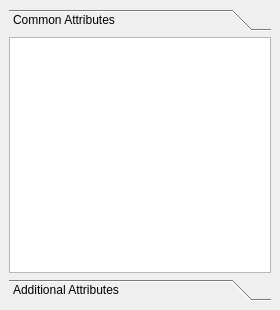
<?xml version="1.0" encoding="UTF-8"?>
<ui version="4.0">
 <class>Loader_Script_Options_DockWidget</class>
 <widget class="QDockWidget" name="Loader_Script_Options_DockWidget">
  <property name="geometry">
   <rect>
    <x>0</x>
    <y>0</y>
    <width>280</width>
    <height>310</height>
   </rect>
  </property>
  <property name="windowTitle">
   <string>Loader Script Options</string>
  </property>
  <widget class="QWidget" name="Loader_Script_Options_dockWidgetContents">
   <layout class="QGridLayout" name="Loader_Script_Options_dockWidgetContents_gridLayout">
    <item row="0" column="0">
     <widget class="QToolBox" name="Loader_Script_Options_toolBox">
      <property name="currentIndex">
       <number>0</number>
      </property>
      <widget class="QWidget" name="Common_Attributes_page">
       <property name="geometry">
        <rect>
         <x>0</x>
         <y>0</y>
         <width>256</width>
         <height>192</height>
        </rect>
       </property>
       <property name="statusTip">
        <string>Common Attributes: Common attributes settings of the Loader Script.</string>
       </property>
       <attribute name="label">
        <string>Common Attributes</string>
       </attribute>
       <layout class="QGridLayout" name="Common_Attributes_page_gridLayout">
        <property name="margin">
         <number>0</number>
        </property>
        <item row="0" column="0">
         <widget class="QTableWidget" name="Common_Attributes_tableWidget">
          <property name="styleSheet">
           <string notr="true"/>
          </property>
          <property name="selectionMode">
           <enum>QAbstractItemView::SingleSelection</enum>
          </property>
          <property name="cornerButtonEnabled">
           <bool>false</bool>
          </property>
         </widget>
        </item>
       </layout>
      </widget>
      <widget class="QWidget" name="Additional_Attributes_page">
       <property name="geometry">
        <rect>
         <x>0</x>
         <y>0</y>
         <width>256</width>
         <height>192</height>
        </rect>
       </property>
       <property name="statusTip">
        <string>Additional Attributes: Additional attributes settings of the Loader Script.</string>
       </property>
       <attribute name="label">
        <string>Additional Attributes</string>
       </attribute>
       <layout class="QGridLayout" name="Additional_Attributes_page_gridLayout">
        <property name="margin">
         <number>0</number>
        </property>
        <item row="0" column="0">
         <widget class="QTableWidget" name="Additional_Attributes_tableWidget">
          <property name="styleSheet">
           <string notr="true"/>
          </property>
          <property name="selectionMode">
           <enum>QAbstractItemView::SingleSelection</enum>
          </property>
          <property name="cornerButtonEnabled">
           <bool>false</bool>
          </property>
         </widget>
        </item>
       </layout>
      </widget>
     </widget>
    </item>
   </layout>
  </widget>
 </widget>
 <resources/>
 <connections/>
</ui>
